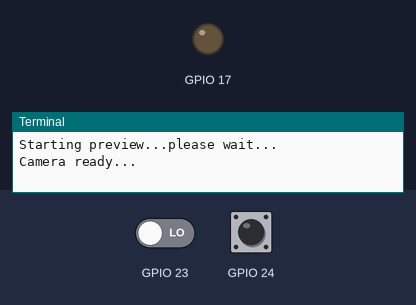
This program was run on a simulated Raspberry Pi (BCM pin numbers). On the bench: output pins drawn as LEDs (lit = HIGH), the last lines printed to the terminal. The test bench sets the inputs (shaded band); at power-on: GPIO 24 HIGH, GPIO 23 LOW. The clock reads 2024-03-15 10:24:30 at power-on unless the program sets it; the camera gives no picture and a still takes 0.5 s.

Above: at 6.7 s.
6.8 s: GPIO 24 pulled LOW for 0.15 s
At 8.0 s:
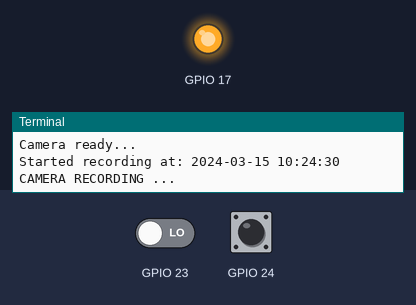
Timing chart, 0 to 9.8 s (numbered marks = the images above; inputs shaded):
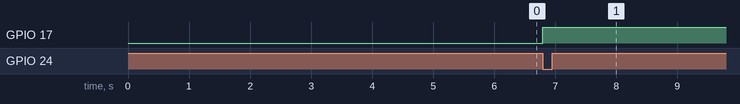

Measured:
- after the input at 6.8 s, GPIO 17: LOW → HIGH at once

The program:

picameraTrigger_1.py
```python
import RPi.GPIO as GPIO
import time, os, picamera
from time import gmtime, strftime

GPIO.setmode(GPIO.BCM)
GPIO.setup(23, GPIO.IN, pull_up_down = GPIO.PUD_DOWN)
GPIO.setup(24, GPIO.IN, pull_up_down = GPIO.PUD_UP)
GPIO.setup(17, GPIO.OUT) # GPIO17 for LED

xsec=20
img_filename = "/home/pi/picam_vids/test6.jpg"
vid_filename = "/home/pi/picam_vids/testvid6.h264"

starttime = strftime("%Y-%m-%d %H:%M:%S")

print("Starting preview...please wait...")
with picamera.PiCamera() as camera:
    camera.rotation = 180
    camera.start_preview()
    time.sleep(5)
    camera.capture(img_filename)
    camera.stop_preview()
print("Camera ready...")

while True:
    if(GPIO.input(24) ==0):
        print("Started recording at: "+starttime)
        print("CAMERA RECORDING ... ")
        GPIO.output(17,GPIO.HIGH)
        #os.system("raspivid -w 640 -h480 -fps 90 -t "+str(xsec)+" -o /home/pi/picam_vids/"+filename)
        with picamera.PiCamera() as camera:
            camera.start_recording(vid_filename)
            #time.sleep(xsec)
            #camera.stop_preview()
            GPIO.wait_for_edge(23, GPIO.FALLING) # time.sleep(xsec) # time for testing or recording duration (s)
            camera.stop_recording()
                #break
    #if(GPIO.input(23) ==1):
        #camera.stop_recording()
            stoptime2 = strftime("%Y-%m-%d %H:%M:%S")
            print("CAMERA OFF")
            # print("ENTER new file name: ")
            GPIO.output(17,GPIO.LOW)
            break
        #time.sleep(2)
    #elif(GPIO.input(24) ==1):
        #GPIO.output(17,GPIO.LOW)

#stoptime = strftime("%Y-%m-%d %H:%M:%S")
#camera.stop_preview()
GPIO.output(17,GPIO.LOW)
print(" ")
print("Stopped recording at: "+stoptime2)
print("H264 to mp4 example: $ MP4Box -add "+vid_filename+" newvid.mp4")

from subprocess import call
photofile = ("MP4Box -add "+vid_filename+" "+vid_filename+".mp4")
call ([photofile], shell=True)
print(vid_filename+" converted to MP4")

GPIO.cleanup()
```
